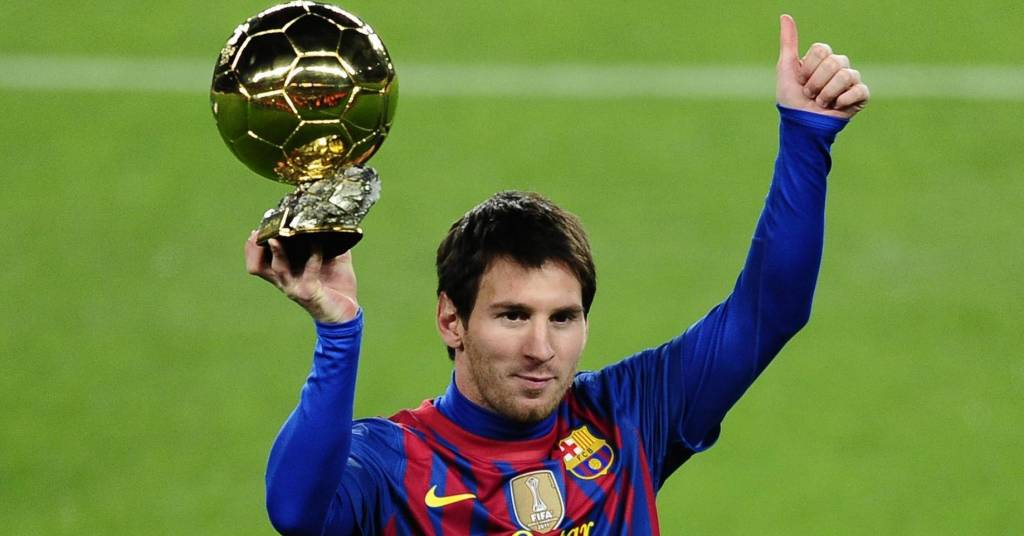
#> input picture ballondor.jpg, 1024 x 536 px
$ python task3.py
#> lines starting #> are read from the running program, lines starting #| are printed output that depends on the picture; after the words box and inside, x2 and y2 are one past the last pixel; in counts of white or black regions, pixels touching at a corner belong together
#Accessing specific region of an image

import cv2;

img = cv2.imread('ballondor.jpg');
#> img is the input picture: shape (536, 1024, 3); mean B, G, R 67.6, 130.4, 106.1
gcImg = cv2.cvtColor(img, cv2.COLOR_BGR2GRAY);
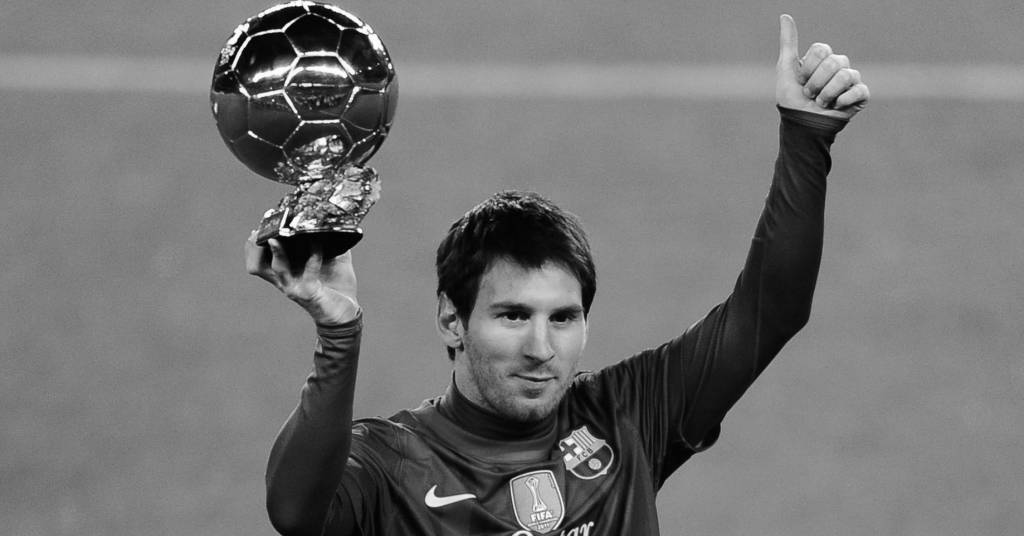
#> gcImg: shape (536, 1024); min 0, max 255, mean 116

face = gcImg[195:460, 422:609];
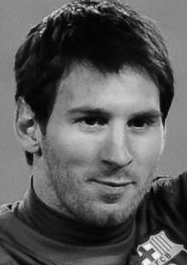
#> face: shape (265, 187); min 0, max 252, mean 90.7

gcImg[0:265, 210:397] = face;
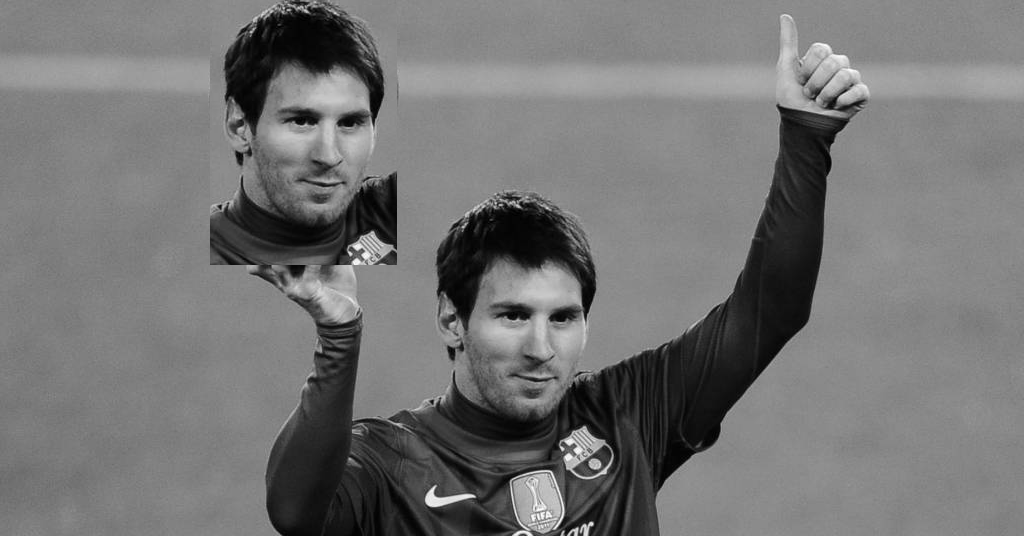
#> gcImg: shape (536, 1024); 8.88% of pixels changed, all inside (x1, y1, x2, y2) = (210, 0, 397, 265)

cv2.imshow('image',gcImg);
cv2.waitKey(0);
cv2.destroyAllWindows();
